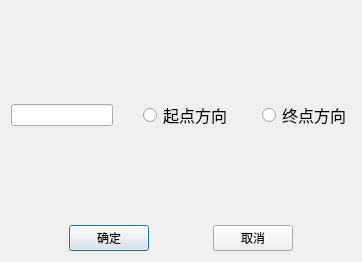
<?xml version="1.0" encoding="UTF-8"?>
<ui version="4.0">
 <class>SelectDlg</class>
 <widget class="QDialog" name="SelectDlg">
  <property name="geometry">
   <rect>
    <x>0</x>
    <y>0</y>
    <width>362</width>
    <height>262</height>
   </rect>
  </property>
  <property name="windowTitle">
   <string>Dialog</string>
  </property>
  <layout class="QGridLayout" name="gridLayout">
   <item row="0" column="0">
    <layout class="QVBoxLayout" name="verticalLayout">
     <item>
      <spacer name="verticalSpacer_2">
       <property name="orientation">
        <enum>Qt::Vertical</enum>
       </property>
       <property name="sizeHint" stdset="0">
        <size>
         <width>20</width>
         <height>40</height>
        </size>
       </property>
      </spacer>
     </item>
     <item>
      <layout class="QHBoxLayout" name="horizontalLayout">
       <property name="spacing">
        <number>30</number>
       </property>
       <item>
        <widget class="QLineEdit" name="lineEdit">
         <property name="minimumSize">
          <size>
           <width>90</width>
           <height>0</height>
          </size>
         </property>
        </widget>
       </item>
       <item>
        <widget class="QRadioButton" name="start">
         <property name="font">
          <font>
           <family>Inconsolata</family>
           <pointsize>12</pointsize>
          </font>
         </property>
         <property name="text">
          <string>起点方向</string>
         </property>
        </widget>
       </item>
       <item>
        <widget class="QRadioButton" name="end">
         <property name="font">
          <font>
           <family>Inconsolata</family>
           <pointsize>12</pointsize>
          </font>
         </property>
         <property name="text">
          <string>终点方向</string>
         </property>
        </widget>
       </item>
      </layout>
     </item>
     <item>
      <spacer name="verticalSpacer">
       <property name="orientation">
        <enum>Qt::Vertical</enum>
       </property>
       <property name="sizeHint" stdset="0">
        <size>
         <width>20</width>
         <height>68</height>
        </size>
       </property>
      </spacer>
     </item>
     <item>
      <layout class="QHBoxLayout" name="horizontalLayout_2">
       <item>
        <spacer name="horizontalSpacer">
         <property name="orientation">
          <enum>Qt::Horizontal</enum>
         </property>
         <property name="sizeHint" stdset="0">
          <size>
           <width>40</width>
           <height>20</height>
          </size>
         </property>
        </spacer>
       </item>
       <item>
        <widget class="QPushButton" name="Accept">
         <property name="minimumSize">
          <size>
           <width>70</width>
           <height>0</height>
          </size>
         </property>
         <property name="text">
          <string>确定</string>
         </property>
        </widget>
       </item>
       <item>
        <spacer name="horizontalSpacer_2">
         <property name="orientation">
          <enum>Qt::Horizontal</enum>
         </property>
         <property name="sizeHint" stdset="0">
          <size>
           <width>40</width>
           <height>20</height>
          </size>
         </property>
        </spacer>
       </item>
       <item>
        <widget class="QPushButton" name="Cancel">
         <property name="minimumSize">
          <size>
           <width>70</width>
           <height>0</height>
          </size>
         </property>
         <property name="text">
          <string>取消</string>
         </property>
        </widget>
       </item>
       <item>
        <spacer name="horizontalSpacer_3">
         <property name="orientation">
          <enum>Qt::Horizontal</enum>
         </property>
         <property name="sizeHint" stdset="0">
          <size>
           <width>40</width>
           <height>20</height>
          </size>
         </property>
        </spacer>
       </item>
      </layout>
     </item>
    </layout>
   </item>
  </layout>
 </widget>
 <resources/>
 <connections/>
</ui>
